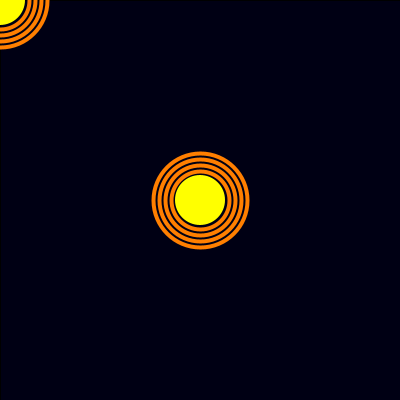
Frame 1 (no input)
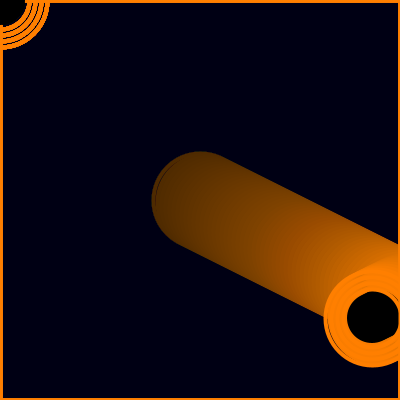
Frame 60 (the mouse pressed at the canvas centre just before this capture)
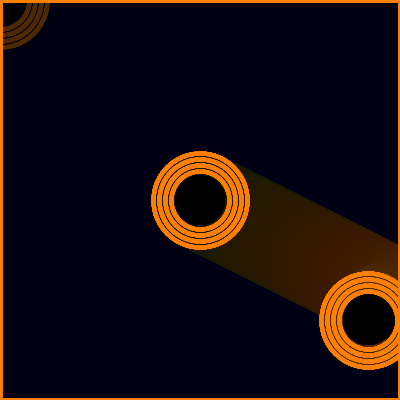
Frame 120 (the mouse held since frame 60 and released just before this capture)

The Processing sketch that drew these frames (run headless with seeded random() and noise(); from frame 60 on, the mouse is pressed at the canvas centre):

// Processing sketch: processing_14713
// ── processing_14713.pde

int x;
int y;
int diameter;
color center;
color rings;

int xspeed;
int yspeed;

int[] savedPt = new int[2];

void setup() {
  size(400,400);
  x=width/2;
  y=height/2;
  diameter = 50;
  center = color(255,255,0);
  rings = color(255,127,0);
  smooth();
  xspeed = 4;
  yspeed = 2;
  
 background(0,0,20);

}
 
void draw() {
  
  fill( 0,0,20,5);
  rect(0,0,width, height);
 
  renderCircle(mouseX,mouseY);
  renderCircle(x,y);
  moveCircle();
  
 if (insideCircle(mouseX, mouseY))
  {
    center = color(255,255,0);
  }
  else
  {
    center = color(0);
  }

  
  println ("x = "+ x + " y=" + y );

}

void renderCircle( int _x, int _y)
{
  noStroke();
  fill(center);
  ellipse(_x,_y,diameter,diameter);
  noFill();
  stroke(rings);
  strokeWeight(4);
  
  for (int i = 0; i < 4; i++) {
    ellipse(_x,_y,diameter + 8 + i*12, diameter + 8 + i*12);
  }
  
}

void moveCircle()
{
    
  x +=xspeed;
  y +=yspeed;

  if ((x>width) || (x<0))
  {
    //x=0;
    xspeed = - xspeed;
  }
  
  if ((y>height) || (y<0))
  {
     yspeed = -yspeed; 
  }
}


// checking distance from given(mouse coord) pt to circle center
boolean insideCircle (int _x, int _y)
{
  
  if (dist(_x,_y,x,y) < diameter/2) 
  //OR if (sq(mouseX-x) + sq(mouseY-y) < sq(diameter/2))
  {return true;}
  else
  {return false;}
}


void mousePressed() { 
 
   if (xspeed !=0 && yspeed !=0)
   {
     savedPt[0] = xspeed;
     savedPt[1] = yspeed;
     xspeed = 0;
     yspeed = 0;
   }
   else
   {
    xspeed = savedPt[0];
    yspeed = savedPt[1];
   }
  }
